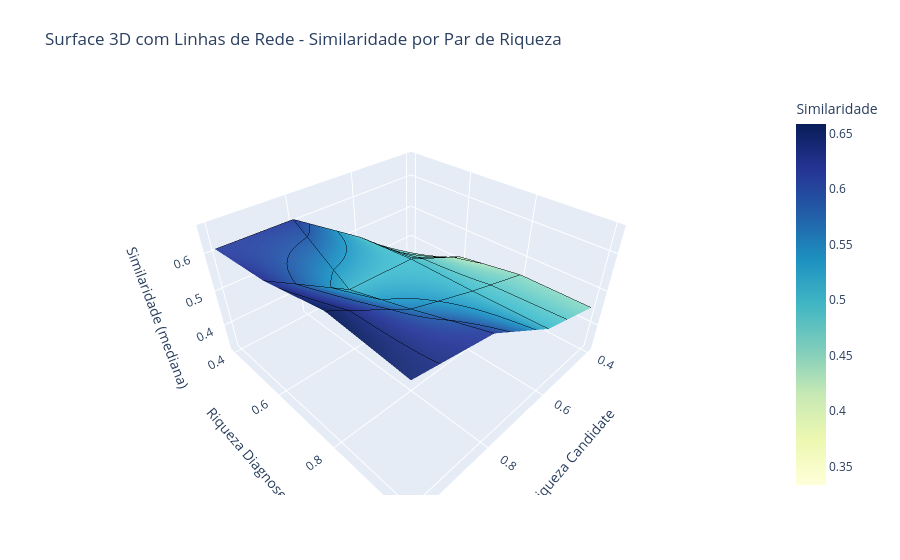

Source (notebook cell):
### Code cell
import plotly.graph_objects as go

# Dados do seu pivot já ordenado
x = pivot_surface.columns.values      # eixo das colunas
y = pivot_surface.index.values        # eixo dos índices
z = pivot_surface.values              # matriz de similaridade

fig = go.Figure(data=[
    go.Surface(
        z=z,
        x=x,
        y=y,
        colorscale='YlGnBu',
        colorbar=dict(title='Similaridade'),
        showscale=True,
        contours={
            "x": {"show": True, "start": min(x), "end": max(x), "size": 0.2, "color":"black"},
            "y": {"show": True, "start": min(y), "end": max(y), "size": 0.2, "color":"black"},
            "z": {"show": True, "start": z.min(), "end": z.max(), "size": 0.05, "color":"black"},
        },
        opacity=0.98
    )
])

fig.update_layout(
    title='Surface 3D com Linhas de Rede - Similaridade por Par de Riqueza',
    scene=dict(
        xaxis_title='Riqueza Candidate',
        yaxis_title='Riqueza Diagnosed',
        zaxis_title='Similaridade (mediana)'
    ),
    autosize=True,
    margin=dict(l=50, r=50, b=65, t=90),
)

fig.show()

### Figure 1 — Plotly figure (JSON) as saved in the notebook; plotly's stock layout.template omitted (floating-point values rounded to 4 significant figures)
{"data": [{"colorbar": {"title": {"text": "Similaridade"}}, "colorscale": [[0, "rgb(255,255,217)"], [0.125, "rgb(237,248,177)"], [0.25, "rgb(199,233,180)"], [0.375, "rgb(127,205,187)"], [0.5, "rgb(65,182,196)"], [0.625, "rgb(29,145,192)"], [0.75, "rgb(34,94,168)"], [0.875, "rgb(37,52,148)"], [1, "rgb(8,29,88)"]], "contours": {"x": {"color": "black", "end": 1, "show": true, "size": 0.2, "start": 0.4}, "y": {"color": "black", "end": 1, "show": true, "size": 0.2, "start": 0.4}, "z": {"color": "black", "end": 0.6587, "show": true, "size": 0.05, "start": 0.3333}}, "opacity": 0.98, "showscale": true, "type": "surface", "x": [0.4, 0.6, 0.8, 1.0], "y": [0.4, 0.6, 0.8, 1.0], "z": [[0.3333, 0.4848, 0.6111, 0.6111], [0.4211, 0.5, 0.5044, 0.6237], [0.4524, 0.5, 0.5556, 0.6587], [0.4524, 0.5044, 0.6111, 0.6434]]}], "layout": {"autosize": true, "margin": {"b": 65, "l": 50, "r": 50, "t": 90}, "scene": {"xaxis": {"title": {"text": "Riqueza Candidate"}}, "yaxis": {"title": {"text": "Riqueza Diagnosed"}}, "zaxis": {"title": {"text": "Similaridade (mediana)"}}}, "title": {"text": "Surface 3D com Linhas de Rede - Similaridade por Par de Riqueza"}}}
